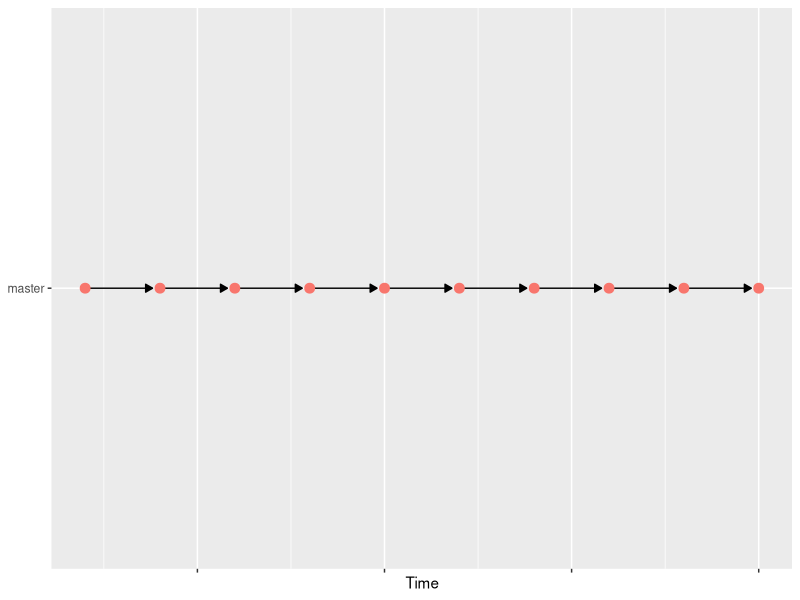

This chart was generated by the following R code: (Note: this script raises an error after producing the figure.)
## ---- chunk 1
library(knitr)
opts_chunk$set(
  cache = TRUE,
  autodep = TRUE,
  echo = FALSE,
  warning = FALSE,
  fig.width = 6
)
library(dplyr)
library(diagram)
library(ggplot2)
## ---- chunk 2
data.frame(
  x = 1:10,
  y = "master"
) %>%
  mutate(
    xend = lead(x) - 0.1,
    yend = y
  ) %>%
  ggplot(aes(x = x, y = y, xend = xend, yend = yend)) +
  geom_segment(
    arrow = arrow(length = unit(2, "mm"), type = "closed")
  ) +
  geom_point(aes(colour = y), size = 3, show.legend = FALSE) +
  theme(
    axis.text.x = element_blank(),
    axis.title.y = element_blank()
  ) +
  xlab("Time")
## ---- chunk 3
dataset <- frame_data(
  ~commit, ~parent, ~branch,
  1, NA, "master",
  2, 1, "master",
  3, 2, "feature A",
  4, 3, "feature A",
  5, 2, "feature B",
  6, 4, "feature A",
  7, 5, "feature B"
)
dataset %>%
  select(parent = commit, parent_branch = branch) %>%
  right_join(dataset, by = "parent") %>%
  ggplot(aes(x = commit, y = branch)) +
  geom_segment(
    aes(x = commit - 0.1, xend = parent, yend = parent_branch),
    arrow = arrow(length = unit(2, "mm"), type = "closed", ends = "first")
  ) +
  geom_point(aes(colour = branch), size = 3, show.legend = FALSE) +
  theme(
    axis.text.x = element_blank(),
    axis.title.y = element_blank()
  ) +
  xlab("Time")
## ---- chunk 4
dataset <- frame_data(
  ~commit, ~parent, ~branch,
  1, NA, "master",
  2, 1, "master",
  3, 2, "feature A",
  4, 3, "feature A",
  5, 2, "feature B",
  6, 4, "feature A",
  7, 5, "feature B",
  8, 2, "master",
  8, 6, "master",
  9, 8, "feature B",
  9, 7, "feature B",
  10, 8, "master",
  10, 9, "master",
  11, 10, "feature C"
)
dataset %>%
  select(parent = commit, parent_branch = branch) %>%
  right_join(dataset, by = "parent") %>%
  ggplot(aes(x = commit, y = branch)) +
  geom_segment(
    aes(x = commit - 0.1, xend = parent, yend = parent_branch),
    arrow = arrow(length = unit(2, "mm"), type = "closed", ends = "first")
  ) +
  geom_point(aes(colour = branch), size = 3, show.legend = FALSE) +
  theme(
    axis.text.x = element_blank(),
    axis.title.y = element_blank()
  ) +
  xlab("Time")
## ---- chunk 5
par(mar = rep(0, 4))
openplotmat()

straightarrow(c(0.1, 0.9), c(0.5, 0.9))
straightarrow(c(0.5, 0.9), c(0.85, 0.9))
straightarrow(c(0.5, 0.9), c(0.5, 0.5))
straightarrow(c(0.5, 0.5), c(0.1, 0.5))
straightarrow(c(0.5, 0.5), c(0.5, 0.15))

bentarrow(c(0.9, 0.85), c(0.5, 0.5), path = "V")
bentarrow(c(0.1, 0.5), c(0.5, 0.15), path = "V")

text(0.70, 0.95, "no")
text(0.55, 0.7, "yes")
text(0.30, 0.55, "no")
text(0.55, 0.3, "yes")

textellipse(c(0.1, 0.9), radx = 0.1, lab = "Start")
textdiamond(c(0.5, 0.9), radx = 0.1, rady = 0.1, lab = "Repository\nexists?")
textrect(c(0.85, 0.9), radx = 0.1, lab = "Create\nrepository\nonline")
textdiamond(c(0.5, 0.5), radx = 0.1, rady = 0.1, lab = "Local clone\nexists?")
textrect(c(0.1, 0.5), radx = 0.1, lab = "Clone\nrepository")
textellipse(c(0.5, 0.15), radx = 0.1, lab = "Check out\nfeature branch")
## ---- chunk 6
par(mar = rep(0, 4))
openplotmat()

straightarrow(c(0.1, 0.9), c(0.5, 0.9))
straightarrow(c(0.5, 0.9), c(0.85, 0.9))
straightarrow(c(0.5, 0.9), c(0.5, 0.5))
straightarrow(c(0.5, 0.5), c(0.1, 0.5))
straightarrow(c(0.85, 0.9), c(0.85, 0.5))
straightarrow(c(0.1, 0.5), c(0.1, 0.15))
straightarrow(c(0.85, 0.5), c(0.85, 0.15))
straightarrow(c(0.85, 0.15), c(0.5, 0.15))
straightarrow(c(0.5, 0.15), c(0.1, 0.15))

text(0.70, 0.95, "no")
text(0.55, 0.7, "yes")

textellipse(c(0.1, 0.9), radx = 0.1, lab = "Open\nrepository")
textdiamond(c(0.5, 0.9), radx = 0.1, rady = 0.1, lab = "Feature\nbranch\nexists?")
textrect(c(0.85, 0.9), radx = 0.1, lab = "Check out\nmaster branch")
textrect(c(0.5, 0.5), radx = 0.1, lab = "Check out\nfeature branch")
textrect(c(0.1, 0.5), radx = 0.1, lab = "Pull")
textrect(c(0.85, 0.5), radx = 0.1, lab = "Pull")
textrect(c(0.85, 0.15), radx = 0.1, lab = "Create and\ncheck out\nfeature branch")
textrect(c(0.5, 0.15), radx = 0.1, lab = "Push")
textellipse(c(0.1, 0.15), radx = 0.1, lab = "Start\nworking")
## ---- chunk 7
par(mar = rep(0, 4))
openplotmat()

straightarrow(c(0.1, 0.9), c(0.1, 0.5))
straightarrow(c(0.1, 0.5), c(0.1, 0.15))
straightarrow(c(0.1, 0.15), c(0.5, 0.5))
straightarrow(c(0.5, 0.5), c(0.1, 0.5))
straightarrow(c(0.5, 0.5), c(0.5, 0.9))
straightarrow(c(0.5, 0.9), c(0.1, 0.5))
straightarrow(c(0.1, 0.15), c(0.5, 0.15))
straightarrow(c(0.5, 0.15), c(0.85, 0.15))
straightarrow(c(0.85, 0.15), c(0.85, 0.5))
straightarrow(c(0.85, 0.5), c(0.85, 0.9))

text(0.3, 0.2, "yes")
text(0.3, 0.35, "no")
text(0.3, 0.55, "no")
text(0.55, 0.7, "yes")

textellipse(c(0.1, 0.9), radx = 0.1, lab = "Start\nworking")
textrect(c(0.1, 0.5), radx = 0.1, lab = "Change and\ncommit")
textdiamond(c(0.1, 0.15), radx = 0.1, rady = 0.1, lab = "Done with\nfeature?")
textrect(c(0.5, 0.5), radx = 0.1, lab = "End of\nthe day?")
textrect(c(0.5, 0.9), radx = 0.1, lab = "Push")
textrect(c(0.5, 0.15), radx = 0.1, lab = "Push")
textrect(c(0.85, 0.15), radx = 0.1, lab = "Create\npull request")
textrect(c(0.85, 0.5), radx = 0.1, lab = "Delete\nfeature\nbranch")
textellipse(c(0.85, 0.9), radx = 0.1, lab = "Check out\nfeature branch")
